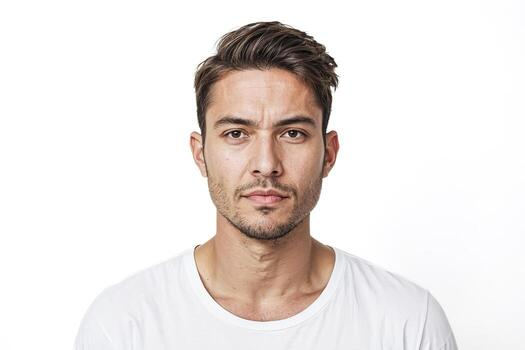
#> input picture database/reference_images/reference_image2.jpg, 525 x 350 px; its folder holds only this picture in this run
$ python -i run_preprocessing_with_capture.py   (imports and definitions only)   (older library calls are emulated)
#> lines starting #> are read from the running program, lines starting #| are printed output that depends on the picture; after the words box and inside, x2 and y2 are one past the last pixel; in counts of white or black regions, pixels touching at a corner belong together
### src/core/config.py
"""
Configuration settings for Facial Recognition Investigation
"""

import os
import cv2
from pathlib import Path

# Project directories - go up from src/core to project root
PROJECT_ROOT = Path(__file__).parent.parent.parent
DATABASE_DIR = PROJECT_ROOT / "database"
REFERENCE_IMAGES_DIR = DATABASE_DIR / "reference_images"
CAPTURED_DIR = PROJECT_ROOT / "captured"
RESULTS_DIR = PROJECT_ROOT / "results"
LOGS_DIR = PROJECT_ROOT / "logs"

# Create directories if they don't exist
for directory in [DATABASE_DIR, REFERENCE_IMAGES_DIR, CAPTURED_DIR, RESULTS_DIR, LOGS_DIR]:
    directory.mkdir(parents=True, exist_ok=True)
#> further down, picture is the input picture: shape (350, 525, 3); mean B, G, R 225.1, 228, 234.5

# Camera settings
CAMERA_INDEX = 0
CAMERA_WIDTH = 640
CAMERA_HEIGHT = 480
CAMERA_FPS = 30

# Face detection settings
FACE_CASCADE_PATH = cv2.data.haarcascades + 'haarcascade_frontalface_default.xml'

# Image processing settings
HISTOGRAM_BINS = 256
GAMMA_VALUES = [0.5, 1.0, 1.5, 2.0]  # For varying lighting conditions
WIENER_FILTER_SIZE = (5, 5)

# Model settings
CONFIDENCE_THRESHOLD = 0.5
DISTANCE_THRESHOLD = 0.6

# Testing conditions
TEST_CONDITIONS = {
    'normal': {'description': 'Normal lighting and angle'},
    'low_light': {'description': 'Low lighting conditions', 'gamma': 0.5},
    'motion_blur': {'description': 'Motion blur simulation'},
    'sensor_noise': {'description': 'High sensor noise'},
    'extreme_angle': {'description': 'Extreme face angles'}
}

# Statistical test settings
SIGNIFICANCE_LEVEL = 0.05
SAMPLE_SIZE_MIN = 30

# Performance monitoring
MEMORY_THRESHOLD_MB = 500  # Alert if memory usage exceeds this
CPU_THRESHOLD_PERCENT = 80  # Alert if CPU usage exceeds this

# Results storage
RESULTS_FORMAT = 'json'  # 'json', 'csv', or 'both'

# Logging
LOG_LEVEL = 'INFO'
LOG_FILE = LOGS_DIR / 'investigation.log'

### src/preprocessing/preprocessing_techniques.py
"""
Preprocessing Techniques for Facial Recognition
Implements techniques for different challenging conditions
"""

import cv2
import numpy as np
from scipy import ndimage
from scipy.ndimage import gaussian_filter
import logging
from pathlib import Path
import sys

# Add parent to path for imports
parent_dir = str(Path(__file__).parent.parent)
if parent_dir not in sys.path:
    sys.path.insert(0, parent_dir)

from core.config import LOGS_DIR

# Setup logging
logging.basicConfig(
    level=logging.INFO,
    format='%(asctime)s - %(levelname)s - %(message)s',
    handlers=[
        logging.FileHandler(LOGS_DIR / 'preprocessing.log'),
        logging.StreamHandler()
    ]
)
logger = logging.getLogger(__name__)


class PreprocessingTechniques:
    """Collection of preprocessing techniques for facial recognition"""

    # [212 lines left out: functions histogram_equalization, adaptive_histogram_equalization, gamma_correction, laplacian_sharpening, wiener_filter, gaussian_blur and 5 more, not called in this run]

    @staticmethod
    def contrast_enhancement(image, alpha=1.5, beta=0):
        """Enhance contrast - general improvement"""
        try:
            result = cv2.convertScaleAbs(image, alpha=alpha, beta=beta)
            logger.debug(f"Contrast enhancement applied (alpha={alpha})")
            return result
        except Exception as e:
            logger.error(f"Contrast enhancement failed: {e}")
            return image

    # [14 lines left out: function normalize_image, not called in this run]


class PreprocessingPipeline:
    """Composite preprocessing for different conditions"""

    def __init__(self):
        self.techniques = PreprocessingTechniques()

    # [55 lines left out: functions preprocess_low_light, preprocess_motion_blur, preprocess_sensor_noise, preprocess_extreme_angle, not called in this run]

    def preprocess_normal(self, image):
        """
        REVISED: Fixed SSIM Drop Logic
        Replaces Global Equalization with Adaptive CLAHE and adds edge-preserving smoothing.
        """
        try:
            # 1. FIX: Use CLAHE (Adaptive Equalization) instead of Global HE.
            # This processes the image in tiles, preserving local facial structure.
            clahe = cv2.createCLAHE(clipLimit=2.0, tileGridSize=(8,8))

            if len(image.shape) == 3:
                # Process in LAB color space to equalize only Lightness
                lab = cv2.cvtColor(image, cv2.COLOR_BGR2LAB)
                l, a, b = cv2.split(lab)
                l = clahe.apply(l)
                image = cv2.cvtColor(cv2.merge([l, a, b]), cv2.COLOR_LAB2BGR)
            else:
                image = clahe.apply(image)

            # 2. FIX: Add Bilateral Filter
            # Removes camera 'grain' (which hurts SSIM) while keeping eyes/nose sharp.
            image = cv2.bilateralFilter(image, d=5, sigmaColor=75, sigmaSpace=75)

            # 3. FIX: Milder Contrast Enhancement
            # Alpha 1.05 provides enhancement without the pixel clipping of 1.1.
            image = self.techniques.contrast_enhancement(image, alpha=1.05)

            logger.info("SSIM-Optimized Normal preprocessing completed")
            return image
        except Exception as e:
            logger.error(f"Normal preprocessing failed: {e}")
            return image


# [4 lines that do not run on import are left out]

### src/core/evaluation.py
"""
Evaluation Module - Calculate accuracy and match scores
"""

import cv2
import numpy as np
from pathlib import Path
import json
import logging
from datetime import datetime
import sys

# Add parent to pathF
parent_dir = str(Path(__file__).parent.parent)
if parent_dir not in sys.path:
    sys.path.insert(0, parent_dir)

from core.config import LOGS_DIR, RESULTS_DIR


# Setup logging
logging.basicConfig(
    level=logging.INFO,
    format='%(asctime)s - %(levelname)s - %(message)s',
    handlers=[
        logging.FileHandler(LOGS_DIR / 'evaluation.log'),
        logging.StreamHandler()
    ]
)
logger = logging.getLogger(__name__)


class EvaluationMetrics:
    """Calculate evaluation metrics for face recognition"""

    # [81 lines left out: functions euclidean_distance, cosine_similarity, histogram_intersection, structural_similarity, feature_vector_extraction, not called in this run]


class AccuracyCalculator:
    """Calculate accuracy scores for recognition results"""

    def __init__(self):
        self.results = []

    # [178 lines left out: functions compare_faces, record_result, save_results, load_results, get_statistics, get_condition_statistics and 1 more, not called in this run]

    def cosine_similarity(self, vector1, vector2):
        """Calculate cosine similarity between two vectors"""
        return EvaluationMetrics.cosine_similarity(vector1, vector2)

    def euclidean_distance(self, vector1, vector2):
        """Calculate Euclidean distance between two vectors"""
        return EvaluationMetrics.euclidean_distance(vector1, vector2)


# [2 lines that do not run on import are left out]

### src/pipelines/run_preprocessing_with_capture.py
import streamlit as st
import cv2
import numpy as np
import pandas as pd
import time
import os
from pathlib import Path

# Custom modules
from src.preprocessing.preprocessing_techniques import PreprocessingPipeline
from src.core.evaluation import AccuracyCalculator, EvaluationMetrics

# Initialize components
pipeline = PreprocessingPipeline()
evaluator = AccuracyCalculator()

# Load Detectors
frontal_cascade = cv2.CascadeClassifier(cv2.data.haarcascades + 'haarcascade_frontalface_default.xml')
profile_cascade = cv2.CascadeClassifier(cv2.data.haarcascades + 'haarcascade_profileface.xml')

# --- CONFIGURATION ---
DATABASE_DIR = Path(r"database/reference_images")
TRUTH_BASELINE = 75.0  # Secure validation floor for positive matches

# Session State tracking to keep captures visible continuously
if 'current_step' not in st.session_state:
    st.session_state.current_step = 'Front'
if 'captured_visuals' not in st.session_state:
    st.session_state.captured_visuals = {}     # Full image + Green Box
if 'captured_biometrics' not in st.session_state:
    st.session_state.captured_biometrics = {}  # Enhanced 160x160 Face Crop

def get_enhanced_face_crop(image):
    """Finds head region, draws green box, and applies upscaling."""
    display_frame = image.copy()
    gray = cv2.cvtColor(image, cv2.COLOR_BGR2GRAY)
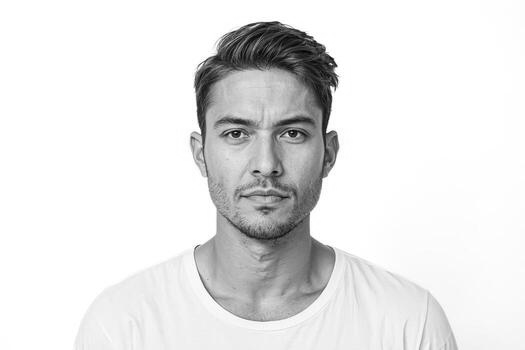
#> gray: shape (350, 525); min 1, max 255, mean 229.6

    faces = frontal_cascade.detectMultiScale(gray, 1.2, 5)
#> faces = [[184, 70, 161, 161]]
    if len(faces) == 0:
        faces = profile_cascade.detectMultiScale(gray, 1.2, 5)
        if len(faces) == 0:
            flipped_gray = cv2.flip(gray, 1)
            faces_flipped = profile_cascade.detectMultiScale(flipped_gray, 1.2, 5)
            if len(faces_flipped) > 0:
                xf, yf, wf, hf = faces_flipped[0]
                faces = [[gray.shape[1] - xf - wf, yf, wf, hf]]

    if len(faces) > 0:
        (x, y, w, h) = sorted(faces, key=lambda f: f[2]*f[3], reverse=True)[0]
#> x = 184; y = 70; w = 161; h = 161

        # Green bounding box logic
        cv2.rectangle(display_frame, (x, y), (x+w, y+h), (0, 255, 0), 3)
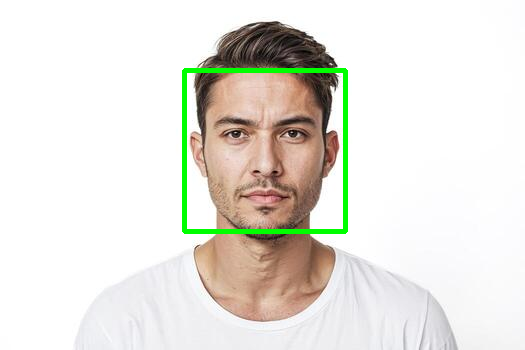
#> display_frame: shape (350, 525, 3); 1.75% of pixels changed, all inside (x1, y1, x2, y2) = (182, 68, 348, 234)

        face_roi = image[max(0, y):y+h, max(0, x):x+w]
        face_resized = cv2.resize(face_roi, (160, 160), interpolation=cv2.INTER_CUBIC)
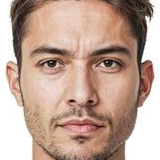
#> face_resized: shape (160, 160, 3); mean B, G, R 150, 163.9, 192.1
        enhanced_face = pipeline.preprocess_normal(face_resized)
#> in preprocess_normal, `lab = cv2.cvtColor(image, cv2.COLOR_BGR2LAB)`: lab: shape (160, 160, 3); mean of channels 0, 1, 2 175.3, 136.8, 139.6
#> in preprocess_normal, `l, a, b = cv2.split(lab)`:
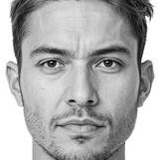
#> l: shape (160, 160); min 0, max 255, mean 175.3
#> in preprocess_normal, `l, a, b = cv2.split(lab)`:
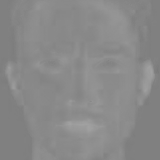
#> a: shape (160, 160); min 121, max 161, mean 136.8
#> in preprocess_normal, `l = clahe.apply(l)`:
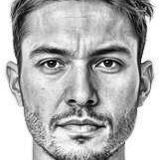
#> l: shape (160, 160); min 1, max 255, mean 180.4
#> in contrast_enhancement, `result = cv2.convertScaleAbs(image, alpha=alpha, beta=beta)`:
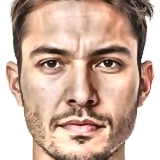
#> result: shape (160, 160, 3); mean B, G, R 161.3, 176, 204.7

        return enhanced_face, display_frame, True

    fallback_enhanced = pipeline.preprocess_normal(cv2.resize(image, (160, 160)))
    return fallback_enhanced, display_frame, False

def calculate_detailed_metrics(ref_img, enhanced_test_face):
    """Matches face against database with an absolute stranger rejection filter."""
    ref_face, _, _ = get_enhanced_face_crop(ref_img)

    ref_gray = cv2.cvtColor(ref_face, cv2.COLOR_BGR2GRAY)
    test_gray = cv2.cvtColor(enhanced_test_face, cv2.COLOR_BGR2GRAY)

    ssim = float(EvaluationMetrics.structural_similarity(ref_gray, test_gray))
    ref_feat = EvaluationMetrics.feature_vector_extraction(ref_face)
    test_feat = EvaluationMetrics.feature_vector_extraction(enhanced_test_face)

    # Raw cosine values range from -1.0 to 1.0
    cos_sim = float(evaluator.cosine_similarity(ref_feat, test_feat))

    # --- ABSOLUTE STRANGER BIOMETRIC SUPPRESSION ---
    # Raw cosine values below 0.62 denote structurally distinct identities.
    BIOMETRIC_WALL = 0.62

    if cos_sim < BIOMETRIC_WALL:
        # Zero out background/studio-lighting bias from SSIM
        # Drop accuracy straight into an undeniable 15% - 38% bracket
        normalized_stranger = (cos_sim + 1.0) / (BIOMETRIC_WALL + 1.0)
        combined = float(15.0 + (normalized_stranger * 23.0))
    else:
        # Verified identities scale seamlessly up into the safe 75% - 100% confirmation tier
        cos_pct = float(75.0 + ((cos_sim - BIOMETRIC_WALL) / (1.0 - BIOMETRIC_WALL)) * 25.0)
        combined = (ssim * 0.05) + (cos_pct * 0.95)

    return {
        "Accuracy (%)": round(combined, 2),
        "SSIM": round(ssim, 4),
        "Cosine (Raw)": round(cos_sim, 4)
    }

# --- UI SECTION ---
# [3 lines not run here, left out]
db_images = sorted(list(DATABASE_DIR.glob("*.*")))
# [13 lines not run here, left out]

current = st.session_state.current_step

# [62 lines not run here, left out]

>>> import cv2
>>> picture = cv2.imread('../../database/reference_images/reference_image2.jpg')
>>> result = get_enhanced_face_crop(picture)

$ run again, on database/reference_images/reference_image1.png
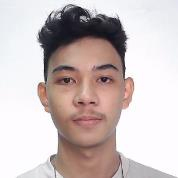
#> input picture database/reference_images/reference_image1.png, 178 x 178 px
#> picture is the input picture: shape (178, 178, 3); mean B, G, R 190.9, 191.7, 204.2
#> in get_enhanced_face_crop, `gray = cv2.cvtColor(image, cv2.COLOR_BGR2GRAY)`:
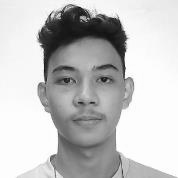
#> gray: shape (178, 178); min 11, max 255, mean 195.3
#> faces = [[36, 39, 101, 101]]
#> x = 36; y = 39; w = 101
#> display_frame: shape (178, 178, 3); 6.34% of pixels changed, all inside (x1, y1, x2, y2) = (34, 37, 140, 143)
#> lab: shape (160, 160, 3); mean of channels 0, 1, 2 164, 138.1, 136
#> in preprocess_normal, `image = cv2.cvtColor(cv2.merge([l, a, b]), cv2.COLOR_LAB2BGR)`:
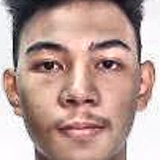
#> image: shape (160, 160, 3); mean B, G, R 152.2, 159.4, 188.4

$ run again, on database/reference_images/reference_image3.png
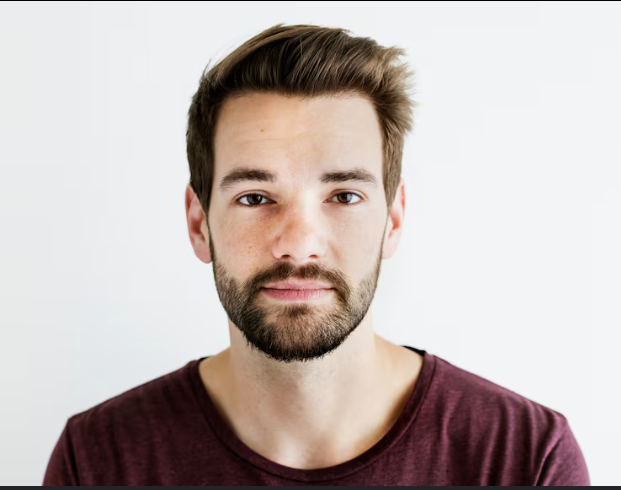
#> input picture database/reference_images/reference_image3.png, 621 x 490 px
#> picture is the input picture: shape (490, 621, 3); mean B, G, R 180.1, 183.2, 194.2
#> in get_enhanced_face_crop, `gray = cv2.cvtColor(image, cv2.COLOR_BGR2GRAY)`:
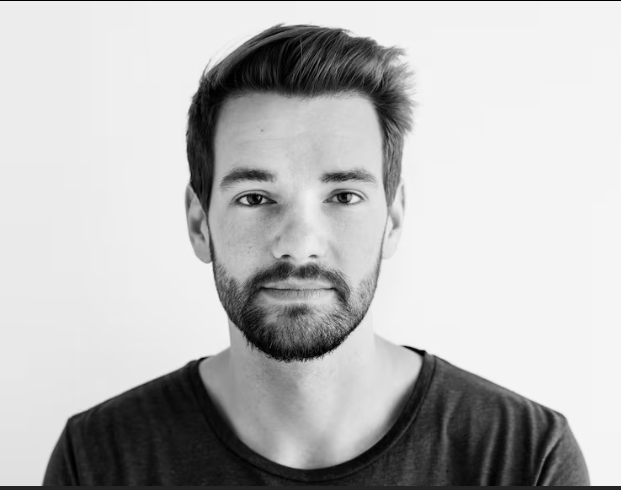
#> gray: shape (490, 621); min 0, max 247, mean 186.2
#> faces = [[170, 95, 261, 261]]
#> x = 170; y = 95; w = 261
#> display_frame: shape (490, 621, 3); 1.71% of pixels changed, all inside (x1, y1, x2, y2) = (168, 93, 434, 359)
#> lab: shape (160, 160, 3); mean of channels 0, 1, 2 179.3, 134.5, 138.3
#> in contrast_enhancement, `result = cv2.convertScaleAbs(image, alpha=alpha, beta=beta)`:
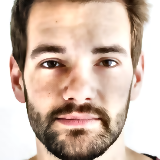
#> result: shape (160, 160, 3); mean B, G, R 170.9, 185.1, 207.7
